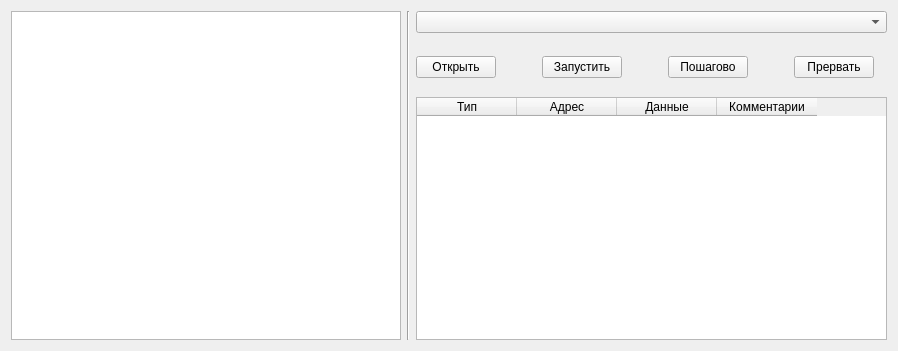
      <widget class="QWidget" name="tab_5">
       <property name="layoutDirection">
        <enum>Qt::LeftToRight</enum>
       </property>
       <attribute name="title">
        <string>Монитор</string>
       </attribute>
       <layout class="QGridLayout" name="gridLayout_12">
        <item row="0" column="0">
         <layout class="QHBoxLayout" name="horizontalLayout_35">
          <item>
           <layout class="QHBoxLayout" name="horizontalLayout_4">
            <item>
             <widget class="QTextEdit" name="textEdit">
              <property name="minimumSize">
               <size>
                <width>390</width>
                <height>329</height>
               </size>
              </property>
             </widget>
            </item>
            <item>
             <widget class="Line" name="line_3">
              <property name="orientation">
               <enum>Qt::Vertical</enum>
              </property>
             </widget>
            </item>
           </layout>
          </item>
          <item>
           <layout class="QVBoxLayout" name="verticalLayout_2">
            <item>
             <widget class="QComboBox" name="comboBox_8"/>
            </item>
            <item>
             <spacer name="verticalSpacer">
              <property name="orientation">
               <enum>Qt::Vertical</enum>
              </property>
              <property name="sizeType">
               <enum>QSizePolicy::Fixed</enum>
              </property>
              <property name="sizeHint" stdset="0">
               <size>
                <width>28</width>
                <height>17</height>
               </size>
              </property>
             </spacer>
            </item>
            <item>
             <layout class="QHBoxLayout" name="horizontalLayout_2">
              <item>
               <widget class="QPushButton" name="pushButton_29">
                <property name="text">
                 <string>Открыть</string>
                </property>
               </widget>
              </item>
              <item>
               <spacer name="horizontalSpacer_2">
                <property name="orientation">
                 <enum>Qt::Horizontal</enum>
                </property>
                <property name="sizeType">
                 <enum>QSizePolicy::Fixed</enum>
                </property>
                <property name="sizeHint" stdset="0">
                 <size>
                  <width>40</width>
                  <height>20</height>
                 </size>
                </property>
               </spacer>
              </item>
              <item>
               <widget class="QPushButton" name="pushButton_30">
                <property name="text">
                 <string>Запустить</string>
                </property>
               </widget>
              </item>
              <item>
               <spacer name="horizontalSpacer_5">
                <property name="orientation">
                 <enum>Qt::Horizontal</enum>
                </property>
                <property name="sizeType">
                 <enum>QSizePolicy::Fixed</enum>
                </property>
                <property name="sizeHint" stdset="0">
                 <size>
                  <width>40</width>
                  <height>20</height>
                 </size>
                </property>
               </spacer>
              </item>
              <item>
               <widget class="QPushButton" name="pushButton_32">
                <property name="text">
                 <string>Пошагово</string>
                </property>
               </widget>
              </item>
              <item>
               <spacer name="horizontalSpacer_4">
                <property name="orientation">
                 <enum>Qt::Horizontal</enum>
                </property>
                <property name="sizeType">
                 <enum>QSizePolicy::Fixed</enum>
                </property>
                <property name="sizeHint" stdset="0">
                 <size>
                  <width>40</width>
                  <height>20</height>
                 </size>
                </property>
               </spacer>
              </item>
              <item>
               <widget class="QPushButton" name="pushButton_33">
                <property name="text">
                 <string>Прервать</string>
                </property>
               </widget>
              </item>
              <item>
               <spacer name="horizontalSpacer_57">
                <property name="orientation">
                 <enum>Qt::Horizontal</enum>
                </property>
                <property name="sizeHint" stdset="0">
                 <size>
                  <width>13</width>
                  <height>20</height>
                 </size>
                </property>
               </spacer>
              </item>
             </layout>
            </item>
            <item>
             <spacer name="verticalSpacer_14">
              <property name="orientation">
               <enum>Qt::Vertical</enum>
              </property>
              <property name="sizeType">
               <enum>QSizePolicy::Fixed</enum>
              </property>
              <property name="sizeHint" stdset="0">
               <size>
                <width>20</width>
                <height>13</height>
               </size>
              </property>
             </spacer>
            </item>
            <item>
             <widget class="QTableWidget" name="tableWidget_2">
              <property name="selectionBehavior">
               <enum>QAbstractItemView::SelectRows</enum>
              </property>
              <property name="columnCount">
               <number>4</number>
              </property>
              <column>
               <property name="text">
                <string>Тип</string>
               </property>
              </column>
              <column>
               <property name="text">
                <string>Адрес</string>
               </property>
              </column>
              <column>
               <property name="text">
                <string>Данные</string>
               </property>
              </column>
              <column>
               <property name="text">
                <string>Комментарии</string>
               </property>
              </column>
             </widget>
            </item>
           </layout>
          </item>
         </layout>
        </item>
       </layout>
      </widget>
